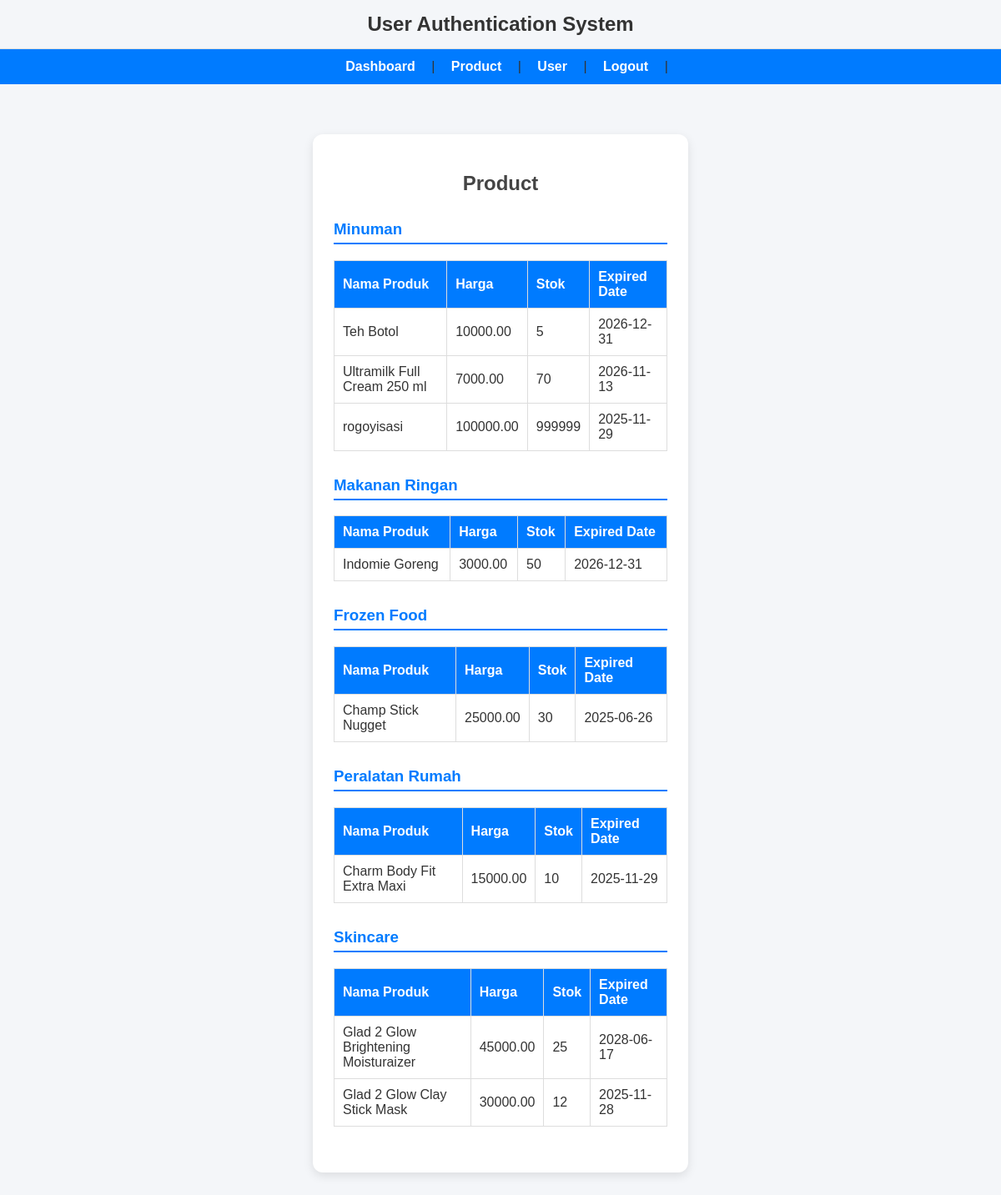
The page /dashboard.php?page=product (signed in) on the database its author committed.
### tables this page shows
CREATE TABLE `products` (
  `id` int(11) NOT NULL,
  `nama` varchar(100) NOT NULL,
  `kategori` varchar(50) NOT NULL,
  `harga` decimal(10,2) NOT NULL,
  `stok` int(11) NOT NULL,
  `expired_date` date NOT NULL,
  `supplier_id` int(11) DEFAULT NULL
);

### dashboard.php (the view, shortened to what this page needs)
<?php
include 'koneksi.php';
$username = $_SESSION['username'];
$page = isset($_GET['page']) ? $_GET['page'] : 'dashboard';
?>
<!DOCTYPE html>
<html lang="en">
<head>
    <link rel="stylesheet" href="style.css">
</head>
<body>
    <div class="site-title">User Authentication System</div>
    <nav>
        <div>
            <a href="?page=dashboard">Dashboard</a> |
            <a href="?page=product">Product</a> |
            <a href="?page=user">User</a> |
            <a href="logout.php">Logout</a> |
        </div>
    </nav>
    <div class="container">
        <?php
        if ($page == 'dashboard') {
            echo "<h2>Dashboard</h2>";
            echo "<p>Halo, $username! Selamat datang di dashboard 💙</p>";
        }
        elseif ($page == 'product') {
            echo "<h2>Product</h2>";
            $queryKategori = mysqli_query($conn, "SELECT DISTINCT kategori FROM products");
            while ($kat = mysqli_fetch_assoc($queryKategori)) {
                $kategori = htmlspecialchars($kat['kategori']);
                echo "<h3 class='kategori-title'>$kategori</h3>";
                $queryProduk = mysqli_query($conn, "SELECT * FROM products WHERE kategori='$kategori'");
                echo "<table>
                        <tr>
                            <th>Nama Produk</th>
                            <th>Harga</th>
                            <th>Stok</th>
                            <th>Expired Date</th>
                        </tr>";
                while ($prod = mysqli_fetch_assoc($queryProduk)) {
                    echo "<tr>
                            <td>".htmlspecialchars($prod['nama'])."</td>
                            <td>".htmlspecialchars($prod['harga'])."</td>
                            <td>".htmlspecialchars($prod['stok'])."</td>
                            <td>".htmlspecialchars($prod['expired_date'])."</td>
                          </tr>";
                }
                echo "</table>";
            }
        } else {
            echo "<p>Halaman tidak ditemukan</p>";
        }
        ?>
    </div>
</body>
</html>

### style.css (style rules this page uses)
body { font-family: Arial, Helvetica, sans-serif; background: #f4f6f9; margin: 0; padding: 0; color: #333; }
.container { width: 400px; margin: 60px auto; background: #fff; padding: 25px; border-radius: 12px; box-shadow: 0 4px 12px rgba(0,0,0,0.1); }
h1, h2 { text-align: center; color: #444; }
nav { background: #007BFF; padding: 12px; text-align: center; }
nav a { color: #fff; text-decoration: none; margin: 0 15px; font-weight: bold; }

### dashboard.php (style rules this page uses)
.site-title { background: #f4f6f9; text-align: center; padding: 15px 0; font-size: 24px; font-weight: bold; color: #333; border-bottom: 1px solid #ddd; }
table { width: 100%; border-collapse: collapse; margin-top: 10px; margin-bottom: 30px; }
th, td { padding: 10px; border: 1px solid #ddd; text-align: left; }
th { background-color: #007BFF; color: white; }
h3.kategori-title { margin-top: 30px; color: #007BFF; border-bottom: 2px solid #007BFF; padding-bottom: 5px; }

### rows shown on the page
products: nama "Teh Botol", harga "10000.00", stok "5", expired_date "2026-12-31"
products: nama "Ultramilk Full Cream 250 ml", harga "7000.00", stok "70", expired_date "2026-11-13"
products: nama "rogoyisasi", harga "100000.00", stok "999999", expired_date "2025-11-29"
products: nama "Indomie Goreng", harga "3000.00", stok "50", expired_date "2026-12-31"
products: nama "Champ Stick Nugget", harga "25000.00", stok "30", expired_date "2025-06-26"
products: nama "Charm Body Fit Extra Maxi", harga "15000.00", stok "10", expired_date "2025-11-29"
products: nama "Glad 2 Glow Brightening Moisturaizer", harga "45000.00", stok "25", expired_date "2028-06-17"
products: nama "Glad 2 Glow Clay Stick Mask", harga "30000.00", stok "12", expired_date "2025-11-28"

### other values the page prints
$kategori "Minuman"
$kategori "Makanan Ringan"
$kategori "Frozen Food"
$kategori "Peralatan Rumah"
$kategori "Skincare"
